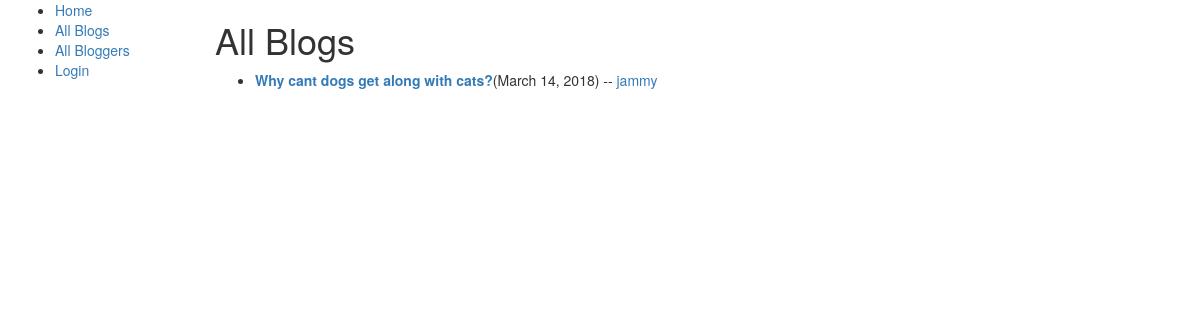
The page /blog/blogs/ on the database as committed earlier.
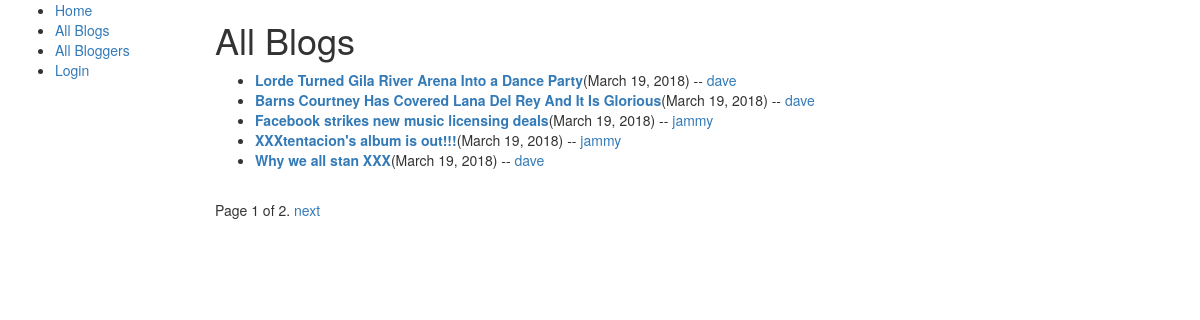
The same page on the database as committed later.
### blog/models.py (models this page shows, shortened)
class BlogPost(models.Model):
    blog_post_title = models.CharField(max_length = 400)
    post_date = models.DateField(null = True , default = timezone.now)
    post_time = models.TimeField(null = True , default = timezone.now)
    blogger = models.ForeignKey(Blogger, on_delete = models.SET_NULL, null = True)
    content = models.TextField()
    class Meta:
        ordering = ['-post_date', '-post_time']

class Blogger(models.Model):
    first_name = models.CharField(max_length = 100)
    last_name = models.CharField(max_length = 100)
    username = models.CharField(max_length = 50)
    date_of_birth = models.DateField(null = True, blank = True)
    location = models.CharField(max_length = 200, null = True)
    bio = models.TextField(null = True , blank = True)
    def __str__(self):
        return "{}".format(self.username)

### blog/views.py (the view)
# urls.py: path('blogs/', views.AllBlogsListView.as_view(), name ='all-blogs'),
class AllBlogsListView(generic.ListView):
    model = BlogPost
    paginate_by = 5
    context_object_name= 'blog_list'
    template_name = 'blog/blog_list.html'
    def get_queryset(self):
        return BlogPost.objects.all()

### blog/templates/blog/blog_list.html
{% extends 'blog/base_generic.html' %}
{% block content %}
    <h1>All Blogs</h1>
    <ul>
        {% for blog in blog_list %}
            <li><strong><a href ="{% url 'blog-detail' blog.id %}">{{blog.blog_post_title}}</a></strong>({{blog.post_date}}) --
                <a href = "{% url 'blogger-detail' blog.blogger.id %}">{{blog.blogger}} </a></li>
        {% endfor %}
    </ul>
{%endblock %}

Rows that differ between the two databases and show on the page:
no longer on this page (row edited): BlogPost: blog_post_title "Why cant dogs get along with cats?", post_date "March 14, 2018", blogger "jammy"
added BlogPost: blog_post_title "Lorde Turned Gila River Arena Into a Dance Party", post_date "March 19, 2018", blogger "dave"
added BlogPost: blog_post_title "Barns Courtney Has Covered Lana Del Rey And It Is Glorious", post_date "March 19, 2018", blogger "dave"
added BlogPost: blog_post_title "Facebook strikes new music licensing deals", post_date "March 19, 2018", blogger "jammy"
added BlogPost: blog_post_title "XXXtentacion's album is out!!!", post_date "March 19, 2018", blogger "jammy"
added BlogPost: blog_post_title "Why we all stan XXX", post_date "March 19, 2018", blogger "dave"
Other text that changed with them:
{{ page_obj.number }}: (not shown) → "1"
{{ page_obj.paginator.num_pages }}: (not shown) → "2"
text now shown: "Page of . next"
